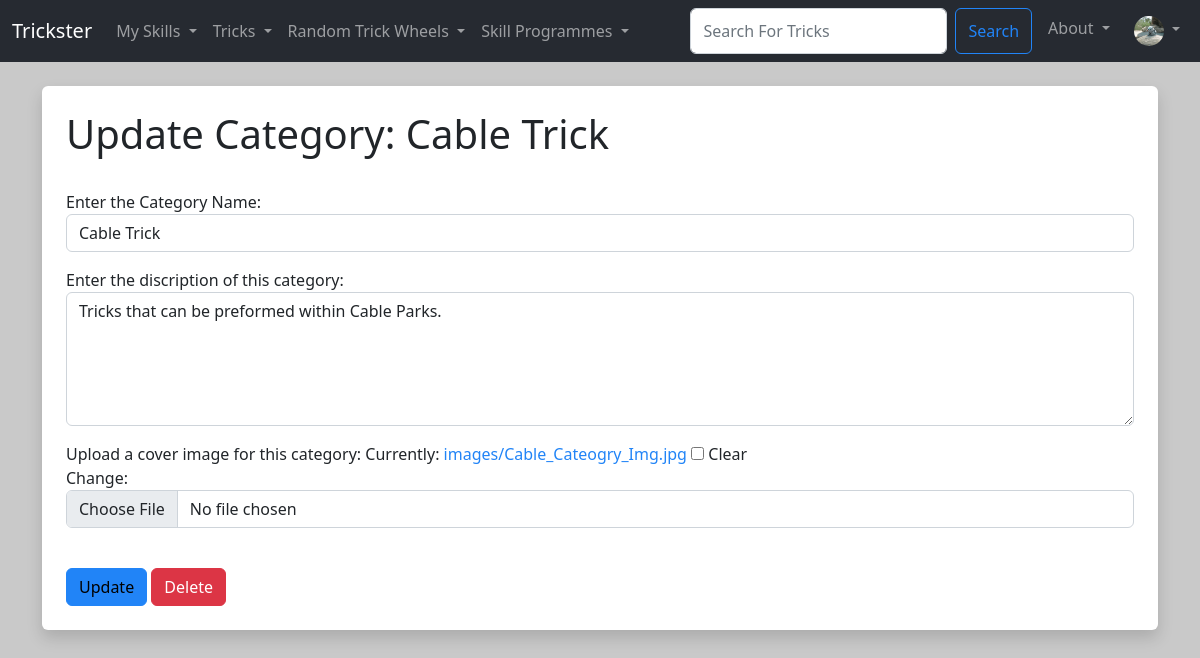
The app's page /update_category/1 (signed in), older data.
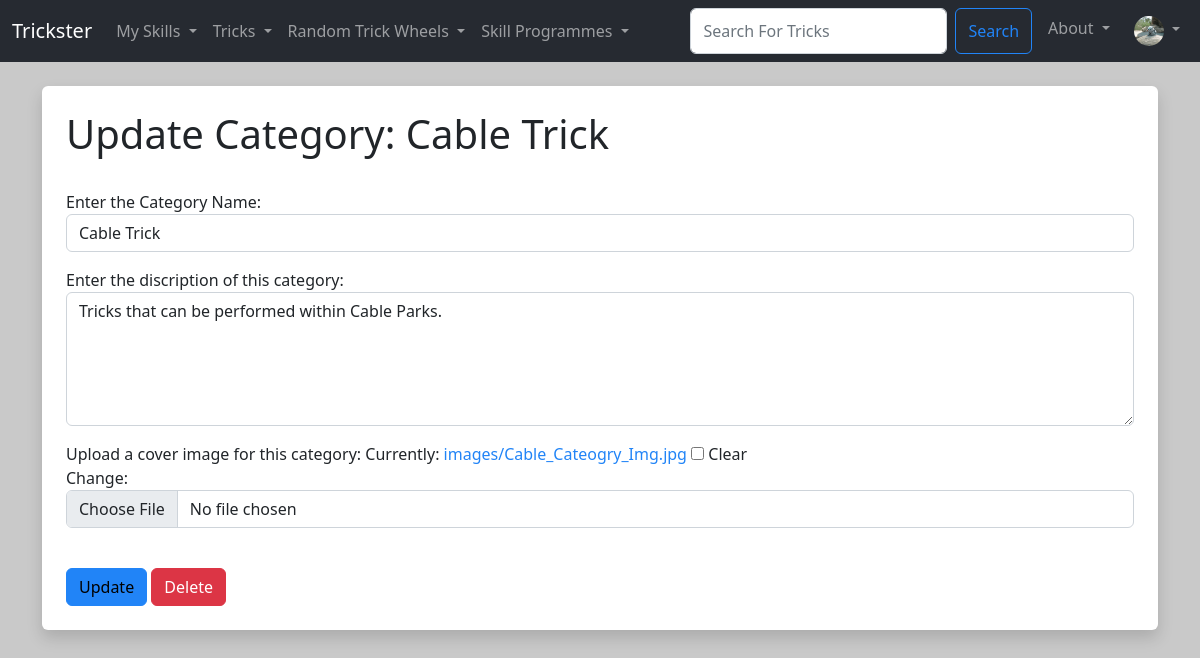
The same page, newer data.
### TricksterMain/models.py (models this page shows, shortened)
class Category (models.Model):
  CategoryID = models.AutoField(primary_key=True)
  CategoryName = models.CharField(max_length=25)
  CategoryDescription = models.TextField(blank=True)
  CategoryImg = models.ImageField(null=True, blank=True, upload_to="images/")
  slug = models.SlugField(null=True)
  def __str__(self):
    return self.CategoryName

### TricksterMain/views.py (the view)
# urls.py: path('update_category/<category_id>', views.update_category, name='update-category'),
@permission_required('category.change_category', login_url='home')
def update_category(request, category_id):
  category = Category.objects.get(pk=category_id)
  form = CategoryForm(request.POST or None, instance=category)
  if form.is_valid():
    form.save()
    messages.success(request, ("Category Updated Successfuly!"))
    return HttpResponseRedirect('/category_list')
  return render(request, 'main/update_category.html', {'category':category, 'form':form})

### TricksterMain/forms.py
class CategoryForm(ModelForm):
  class Meta:
    model = Category
    fields = ('CategoryName', 'CategoryDescription', 'CategoryImg')
    labels = {
      'CategoryName': 'Enter the Category Name:',
      'CategoryDescription':'Enter the discription of this category:',
      'CategoryImg':'Upload a cover image for this category:',
    }
    widgets = {
      'CategoryName': forms.TextInput(attrs={'class':'form-control', 'placeholder':'Cabel Trick'}),
      'CategoryDescription': forms.Textarea(attrs={'rows': 5, 'cols': 40, 'class':'form-control', 'placeholder':'Enter discription here.'}),
      'CategoryImg': forms.ClearableFileInput(attrs={'class':'form-control'}),
    }

### TricksterMain/templates/main/update_category.html (shortened to what this page needs)
{% extends 'main/base.html' %}
{% block content  %}
    <div class="shadow  p-4 mb-5 bg-body rounded">
        <h1>Update Category: {{ category }}</h1>
        <form action="" method=POST enctype="multipart/form-data">
        {% for feild in form %}
          <p>
            {{ feild.label_tag }}
            {{ feild}}
          </p>
        {% endfor %}
        <input type="submit" value="Update" class="btn btn-primary">
        <a href="{% url 'delete-category' category.CategoryID %}" class="btn btn-danger">Delete</a>
      </form>
    </div>
{% endblock %}

Row changes from the older to the newer data that the page shows:
changed Category "Cable Trick": CategoryDescription "Tricks that can be preformed within Cable Parks." → "Tricks that can be performed within Cable Parks."
